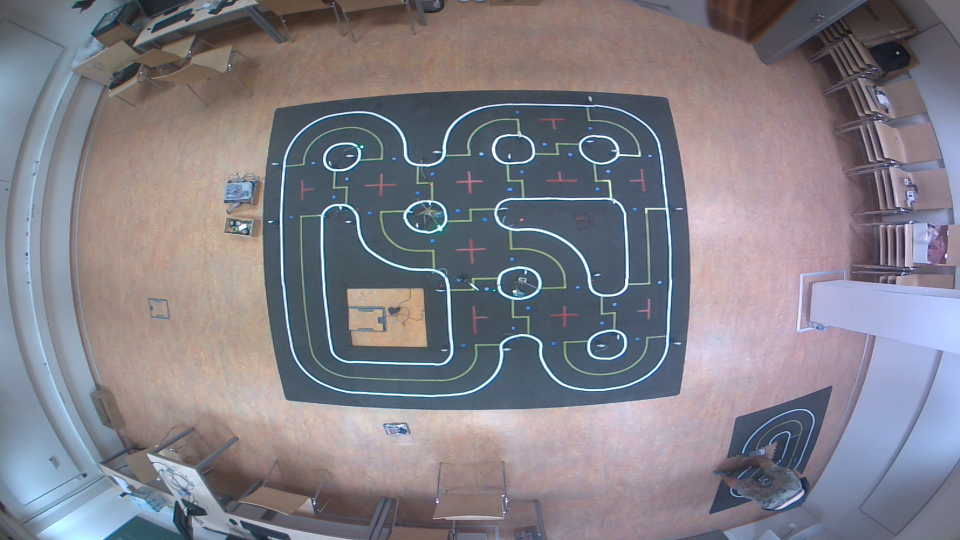
#> input picture images/image.png, 1920 x 1080 px (shown at 1/2 size)
$ python -i line_follower.py   (imports and definitions only)
#> lines starting #> are read from the running program, lines starting #| are printed output that depends on the picture; after the words box and inside, x2 and y2 are one past the last pixel; in counts of white or black regions, pixels touching at a corner belong together
#> (reads src/config/matrix.npy from the repository)
#> (reads src/config/distortion.npy from the repository)
import cv2
import numpy as np
import utils


def _split_mask_into_n_vert_patches(mask, n):
    patches = []
    step = int(mask.shape[0] / n)
    for i in range(1, n):
        up_step = step * i
        if up_step > 656: up_step = 656

        prev_step = step * (i - 1)

        patches.append(mask[prev_step:up_step, :])

    return patches


def _compute_dev(patch):
    # computing line deviation

    contours, hierarchy = cv2.findContours(patch, cv2.RETR_TREE, cv2.CHAIN_APPROX_SIMPLE)

    if len(contours) == 0:
        return -1, -1

    contour = max(contours, key=cv2.contourArea)

    M = cv2.moments(contour)
    try:
        cX = int(M["m10"] / M["m00"])
        cY = int(M["m01"] / M["m00"])
    except ZeroDivisionError:
        return -1, -1

    return cX, cY

def four_point_transform(image, rect, vert_size):
    # obtain a consistent order of the points and unpack them
    # individually
    (tl, tr, br, bl) = rect

    # compute the width of the new image, which will be the
    # maximum distance between bottom-right and bottom-left
    # x-coordiates or the top-right and top-left x-coordinates
    widthA = np.sqrt(((br[0] - bl[0]) ** 2) + ((br[1] - bl[1]) ** 2))
    widthB = np.sqrt(((tr[0] - tl[0]) ** 2) + ((tr[1] - tl[1]) ** 2))
    maxWidth = max(int(widthA), int(widthB))

    # compute the height of the new image, which will be the
    # maximum distance between the top-right and bottom-right
    # y-coordinates or the top-left and bottom-left y-coordinates
    heightA = np.sqrt(((tr[0] - br[0]) ** 2) + ((tr[1] - br[1]) ** 2))
    heightB = np.sqrt(((tl[0] - bl[0]) ** 2) + ((tl[1] - bl[1]) ** 2))
    maxHeight = max(int(heightA), int(heightB))

    # now that we have the dimensions of the new image, construct
    # the set of destination points to obtain a "birds eye view",
    # (i.e. top-down view) of the image, again specifying points
    # in the top-left, top-right, bottom-right, and bottom-left
    # order
    dst = np.array([
        [0, 0],
        [maxWidth-1, 0],
        [maxWidth-1, maxHeight-1],
        [0, maxHeight-1]], dtype="float32")

    # compute the perspective transform matrix and then apply it
    M = cv2.getPerspectiveTransform(rect, dst)
    warped = cv2.warpPerspective(image, M, (maxWidth, maxHeight))

    # return the warped image
    return warped, maxHeight

def get_roi(img,
            vert_cutting_factor,
            corner_up_factor,
            corner_down_factor):
    vert_size = int(img.shape[0] * vert_cutting_factor)

    # cut image corners
    polygon_up = int(img.shape[1] * corner_up_factor)
    polygon_down = int(img.shape[1] * corner_down_factor)

    tri_img = img.copy()

    rect = np.array([
            [polygon_up, img.shape[0]-vert_size],
            [img.shape[1]-polygon_up, img.shape[0]-vert_size],
            [img.shape[1]-polygon_down, img.shape[0]-1],
            [polygon_down, img.shape[0]-1]], dtype="float32")

    img_mod, vert_size = four_point_transform(tri_img, rect, vert_size)

    return img_mod, img.shape[0] - vert_size

def thresh(hsv, iters, h_vals, s_vals, v_vals):
    blur = cv2.GaussianBlur(hsv, (5, 5), 0)
    h,s,v = cv2.split(blur)

    mask0 = cv2.inRange(h, *h_vals)
    mask1 = cv2.inRange(s, *s_vals)
    mask2 = cv2.inRange(v, *v_vals)
    mask = cv2.bitwise_and(mask0, mask1, mask = None)
    mask = cv2.bitwise_and(mask, mask2, mask = None)

    ret = cv2.erode(mask, None, iterations=iters)
    ret = cv2.dilate(ret, None, iterations=iters*2)
    ret = cv2.erode(ret, None, iterations=iters)

    return ret


def parse_patches(img, vert_width):
    patches = _split_mask_into_n_vert_patches(img, 10)
    point_dev = []
    for i, patch in enumerate(patches):
        x_rel, y_rel = _compute_dev(patch)
        if x_rel == -1:
            continue

        x = x_rel
        y = y_rel + i * patch.shape[0] + vert_width

        # calculate dev
        point_dev.append((x, y))

    return point_dev


def get_right_white_line(white_mask):
    result_mask = np.zeros_like(white_mask)
    contours, hierarchy = cv2.findContours(white_mask, cv2.RETR_TREE, cv2.CHAIN_APPROX_SIMPLE)
    right_points = []

    if len(contours) == 0 or len(contours) == 3:
        return -1

    for contour in contours:
        right_points.append(tuple(contour[contour[:, :, 0].argmin()][0])[0])

    max_elem = max(right_points)
    right_line_index = right_points.index(max_elem)

    cv2.drawContours(result_mask, contours, right_line_index, 255, -1)
    return result_mask


def get_line(img, vert_width):
    hsv = cv2.cvtColor(img, cv2.COLOR_BGR2HSV)
    white = thresh(hsv, 3, (0,255), (0,70), (140,255))
    yellow = thresh(hsv, 3, (20,40), (40,255), (90,255))

    # [6 lines of commented-out code are left out]

    white = get_right_white_line(white)

    if isinstance(white, int):
        return -1, -1

    # split mask into different patches

    yellow_dev_points = parse_patches(yellow, vert_width)
    white_dev_points = parse_patches(white, vert_width)

    return yellow_dev_points, white_dev_points


def line_follower(image, debug=False):
    img_mod, vert_split = get_roi(image, 0.3, 0.0, 0.0)

    yel_point_dev, white_point_dev = get_line(img_mod, vert_split)
    if isinstance(yel_point_dev, int):
        return

    if debug:
        for dev in yel_point_dev:
            cv2.circle(image, (dev[0], dev[1]), 5, (255, 0, 0), -1)

        for dev in white_point_dev:
            cv2.circle(image, (dev[0], dev[1]), 5, (0, 0, 255), -1)

        cv2.imshow("test", image)
        cv2.waitKey(1)

    return yel_point_dev, white_point_dev


### EXAMPLE USAGE ###
# [2 lines not run here, left out]

>>> import cv2
>>> picture = cv2.imread('../../../../images/image.png')
#> picture is the input picture: shape (1080, 1920, 3); mean B, G, R 135.4, 126.8, 129.1
>>> result = line_follower(picture)
#> in four_point_transform, `warped = cv2.warpPerspective(image, M, (maxWidth, maxHeight))`:
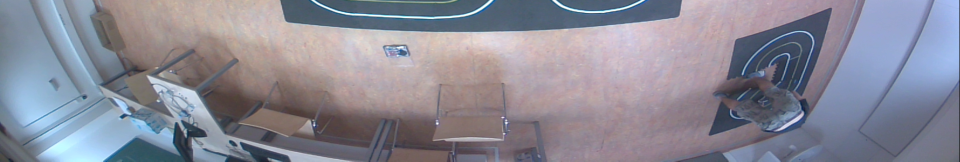
#> warped: shape (323, 1920, 3) (shown at 1/2 size); mean B, G, R 150.2, 137.4, 137.9
#> in get_roi, `img_mod, vert_size = four_point_transform(tri_img, rect, vert_size)`: vert_size = 323
#> in line_follower, `img_mod, vert_split = get_roi(image, 0.3, 0.0, 0.0)`: vert_split = 757
#> in get_line, `hsv = cv2.cvtColor(img, cv2.COLOR_BGR2HSV)`: hsv: shape (323, 1920, 3); mean H, S, V 103.1, 47, 156.8
#> in thresh, `blur = cv2.GaussianBlur(hsv, (5, 5), 0)`: blur: shape (323, 1920, 3); mean H, S, V 103.1, 47, 156.9
#> in thresh, `h,s,v = cv2.split(blur)`:
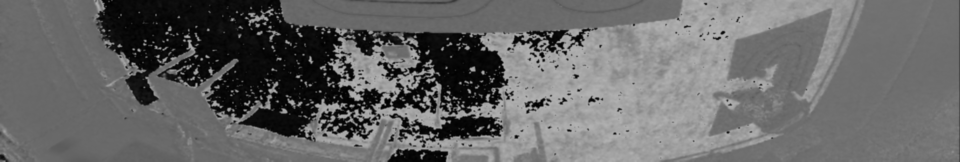
#> h: shape (323, 1920) (shown at 1/2 size); min 0, max 179, mean 103.1
#> in thresh, `h,s,v = cv2.split(blur)`:
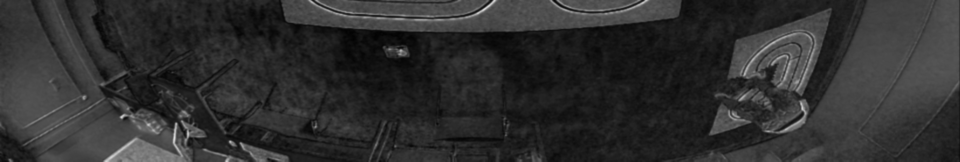
#> s: shape (323, 1920) (shown at 1/2 size); min 2, max 221, mean 47
#> in thresh, `h,s,v = cv2.split(blur)`:
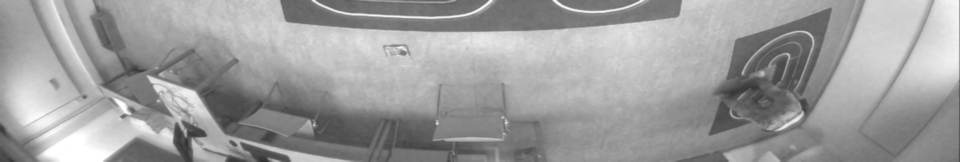
#> v: shape (323, 1920) (shown at 1/2 size); min 48, max 255, mean 156.9
#> in thresh, `mask0 = cv2.inRange(h, *h_vals)`: mask0: shape (323, 1920); every value is 255
#> in thresh, `mask1 = cv2.inRange(s, *s_vals)`:
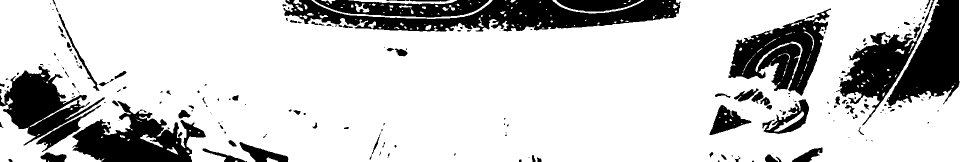
#> mask1: shape (323, 1920) (shown at 1/2 size); 79.6% white; 206 black regions (117 under 20 px), largest, box (x1, y1, x2, y2) and area: (567, 0, 1361, 63) 24635, (1457, 17, 1662, 192) 16609, (1773, 0, 1919, 212) 16520
#> in thresh, `mask2 = cv2.inRange(v, *v_vals)`: mask2: shape (323, 1920); 63.1% white; 75 black regions (50 under 20 px), largest, box (x1, y1, x2, y2) and area: (141, 0, 1121, 323) 95978, (1300, 0, 1920, 323) 76785, (561, 0, 1363, 63) 28312
#> in thresh, `mask = cv2.bitwise_and(mask, mask2, mask = None)`: mask: shape (323, 1920); 53.2% white; 141 black regions (88 under 20 px), largest, box (x1, y1, x2, y2) and area: (141, 0, 1121, 323) 112926, (1300, 0, 1920, 323) 107547, (561, 0, 1363, 63) 29309
#> in thresh, `ret = cv2.erode(mask, None, iterations=iters)`: ret: shape (323, 1920); 43.7% white; 66 white regions (41 under 20 px), largest, box (x1, y1, x2, y2) and area: (199, 0, 1719, 323) 217415, (1615, 0, 1854, 277) 14153, (0, 0, 155, 199) 12647
#> in thresh, `ret = cv2.dilate(ret, None, iterations=iters*2)`: ret: shape (323, 1920); 56.3% white; 42 black regions (26 under 20 px), largest, box (x1, y1, x2, y2) and area: (0, 9, 1117, 323) 124000, (1310, 0, 1920, 323) 104477, (564, 0, 1360, 60) 40815
#> in thresh, `ret = cv2.erode(ret, None, iterations=iters)`: ret: shape (323, 1920); 51.3% white; 24 black regions, largest, box (x1, y1, x2, y2) and area: (0, 0, 1120, 323) 139737, (1307, 0, 1920, 323) 113971, (561, 0, 1363, 63) 43581
#> call 2 of thresh, with iters = 3, h_vals = (20, 40), s_vals = (40, 255), v_vals = (90, 255)
#> in thresh (call 2), `mask0 = cv2.inRange(h, *h_vals)`: mask0: shape (323, 1920); 1.8% white in thin lines or dots, all inside (x1, y1, x2, y2) = (0, 0, 1523, 323)
#> in thresh (call 2), `mask1 = cv2.inRange(s, *s_vals)`:
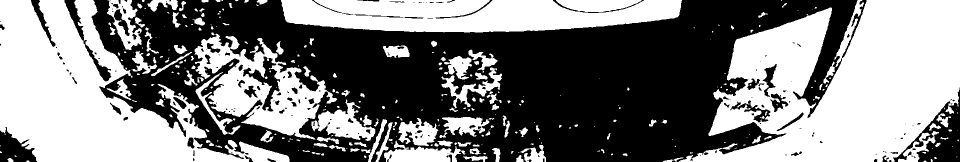
#> mask1: shape (323, 1920) (shown at 1/2 size); 50.2% white; 196 black regions (113 under 20 px), largest, box (x1, y1, x2, y2) and area: (183, 0, 1715, 323) 283801, (1786, 175, 1920, 323) 6819, (0, 254, 74, 323) 2893
#> in thresh (call 2), `mask2 = cv2.inRange(v, *v_vals)`: mask2: shape (323, 1920); 94.9% white; 79 black regions (38 under 20 px), largest, box (x1, y1, x2, y2) and area: (402, 171, 527, 267) 5466, (628, 227, 748, 295) 4553, (1439, 129, 1550, 223) 3679
#> in thresh (call 2), `mask = cv2.bitwise_and(mask0, mask1, mask = None)`: mask: shape (323, 1920); 0.35% white in thin lines or dots, all inside (x1, y1, x2, y2) = (217, 0, 1523, 322)
#> in thresh (call 2), `ret = cv2.erode(mask, None, iterations=iters)`: ret: shape (323, 1920); every value is 0
#> in get_right_white_line, `contours, hierarchy = cv2.findContours(white_mask, cv2.RETR_TREE, cv2...`: contours = 32 contours; largest, box (x1, y1, x2, y2) and area: (196, 0, 1897, 323) 256797, (0, 0, 286, 268) 37012, (296, 143, 483, 323) 12275, (1449, 270, 1576, 323) 2806, (62, 270, 193, 323) 2805
#> the loop in get_right_white_line, `for contour in contours:` made 32 passes
#> contour on passes 2, 13: [[1829, 296], [1829, 303], [1835, 303], [1835, 296]], [[0, 181], [0, 188], [9, 188], [9, 181]]
#> after the loop in get_right_white_line, `for contour in contours:`: right_points = 32 values, max 1844 at index 15, min 0 at index 11, mean 715
#> in get_right_white_line, `max_elem = max(right_points)`: max_elem = 1844
#> in get_right_white_line, `right_line_index = right_points.index(max_elem)`: right_line_index = 15
#> in get_right_white_line, `cv2.drawContours(result_mask, contours, right_line_index, 255, -1)`:
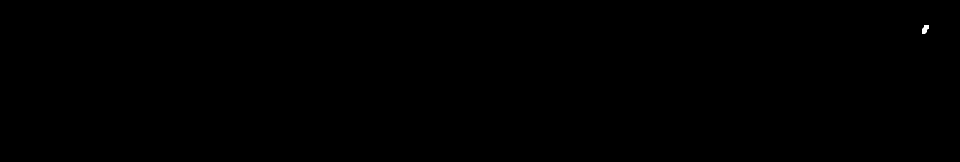
#> result_mask: shape (323, 1920) (shown at 1/2 size); 0.03% white; 1 white region, box (x1, y1, x2, y2) and area: (1844, 50, 1858, 67) 166
#> after the loop in _split_mask_into_n_vert_patches, `for i in range(1, n):`: patches = 9 items
#> the loop in parse_patches, `for i, patch in enumerate(patches):` made 9 passes
#> after the loop in parse_patches, `for i, patch in enumerate(patches):`: point_dev = []
#> the loop in parse_patches (call 2), `for i, patch in enumerate(patches):` made 9 passes
#> (x_rel, y_rel) on passes 1, 4, 5, 6, 7, 8, 9: (-1, -1), (-1, -1), (-1, -1), (-1, -1), (-1, -1), (-1, -1), (-1, -1)
#> (cX in _compute_dev, cY in _compute_dev, x_rel, y_rel, x, y) on pass 2: (1850, 24, 1850, 24, 1850, 813)
#> in get_line, `white_dev_points = parse_patches(white, vert_width)`: white_dev_points = [(1850, 813), (1847, 821)]
#> in line_follower, `yel_point_dev, white_point_dev = get_line(img_mod, vert_split)`: yel_point_dev = []; white_point_dev = [(1850, 813), (1847, 821)]
#> result = ([], [(1850, 813), (1847, 821)])
